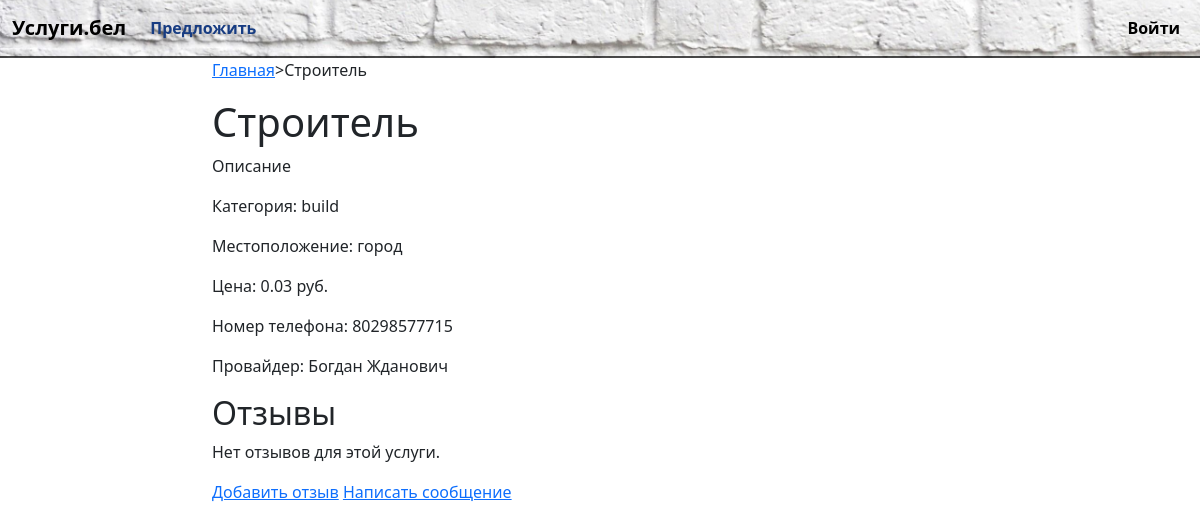
Screenshot of /accounts/service/1/ with the database file from the repository.
### service/models.py (models this page shows, shortened)
class Service(models.Model):
    title = models.CharField(max_length=200, verbose_name="Название услуги")
    description = models.TextField(verbose_name="Описание услуги")
    category = models.ForeignKey('Category', on_delete=models.CASCADE, verbose_name="Категория")  # Используем строку
    price = models.DecimalField(max_digits=10, decimal_places=2, verbose_name="Цена", default=0)
    provider = models.ForeignKey(User, on_delete=models.CASCADE, verbose_name="Поставщик услуги")
    created_at = models.DateTimeField(auto_now_add=True, verbose_name="Дата создания")
    location = models.CharField(max_length=100, default='', verbose_name="Город")

class Category(models.Model):
    name = models.CharField(max_length=100, verbose_name="Название категории")

### users_and_accounts/models.py (models this page shows, shortened)
class UserProfile(models.Model):
    user = models.OneToOneField(User, on_delete=models.CASCADE)  # Добавлен related_name
    bio = models.TextField(blank=True)
    phone_number = models.CharField(max_length=15, blank=True, null=True)
    first_name = models.CharField(max_length=30, blank=True)
    last_name = models.CharField(max_length=30, blank=True)

### service/views.py (the view)
# urls.py: path('service/<int:service_id>/', views.service_detail_view, name='service_detail'),
def service_detail_view(request, service_id):
    service = get_object_or_404(Service, id=service_id)
    provider_profile = UserProfile.objects.get(user=service.provider)
    return render(request, 'service/service_detail.html', {
        'service': service,
        'provider_profile': provider_profile,
        'phone_number': provider_profile.phone_number,
    })

### service/templates/service/service_detail.html
{% extends "base.html" %}
{% block content %}
<nav>
    <ul class="breadcrumb">
        <li><a href="/">Главная</a></li>
        <li class="separator"> &gt; </li>
        <li class="active">{{ service.title }}</li>
    </ul>
</nav>
<h1>{{ service.title }}</h1>
<p>{{ service.description }}</p>
<p>Категория: {{ service.category.name|default:"Не указана" }}</p>
<p>Местоположение: {{ service.location|default:"Не указано" }}</p>
<p>Цена: {{ service.price }} руб.</p>
<p>Номер телефона: {{ provider_profile.phone_number|default:"Не указан" }}</p>
<p>Провайдер: {{ provider_profile.first_name }} {{ provider_profile.last_name }}</p>
<h2>Отзывы</h2>
{% if reviews %}
    {% for review in reviews %}
        <div class="review" style="border: 1px solid #ffffff; padding: 10px; margin-bottom: 10px;">
            <p><strong>Рейтинг:</strong> {{ review.rating }}</p>
            <p>{{ review.comment }}</p>
            <p><em>От: {{ review.reviewer.username }}</em></p>
        </div>
    {% endfor %}
{% else %}
    <p>Нет отзывов для этой услуги.</p>
{% endif %}
<a href="{% url 'add_review' service.id %}">Добавить отзыв</a>
<a href="{% url 'send_message' service.provider.id %}">Написать сообщение</a>
{% endblock %}

### rows the page displays
Service: title "Строитель", description "Описание", category.name "build", location "город", price "0.03"
UserProfile: phone_number "80298577715", first_name "Богдан", last_name "Жданович"
